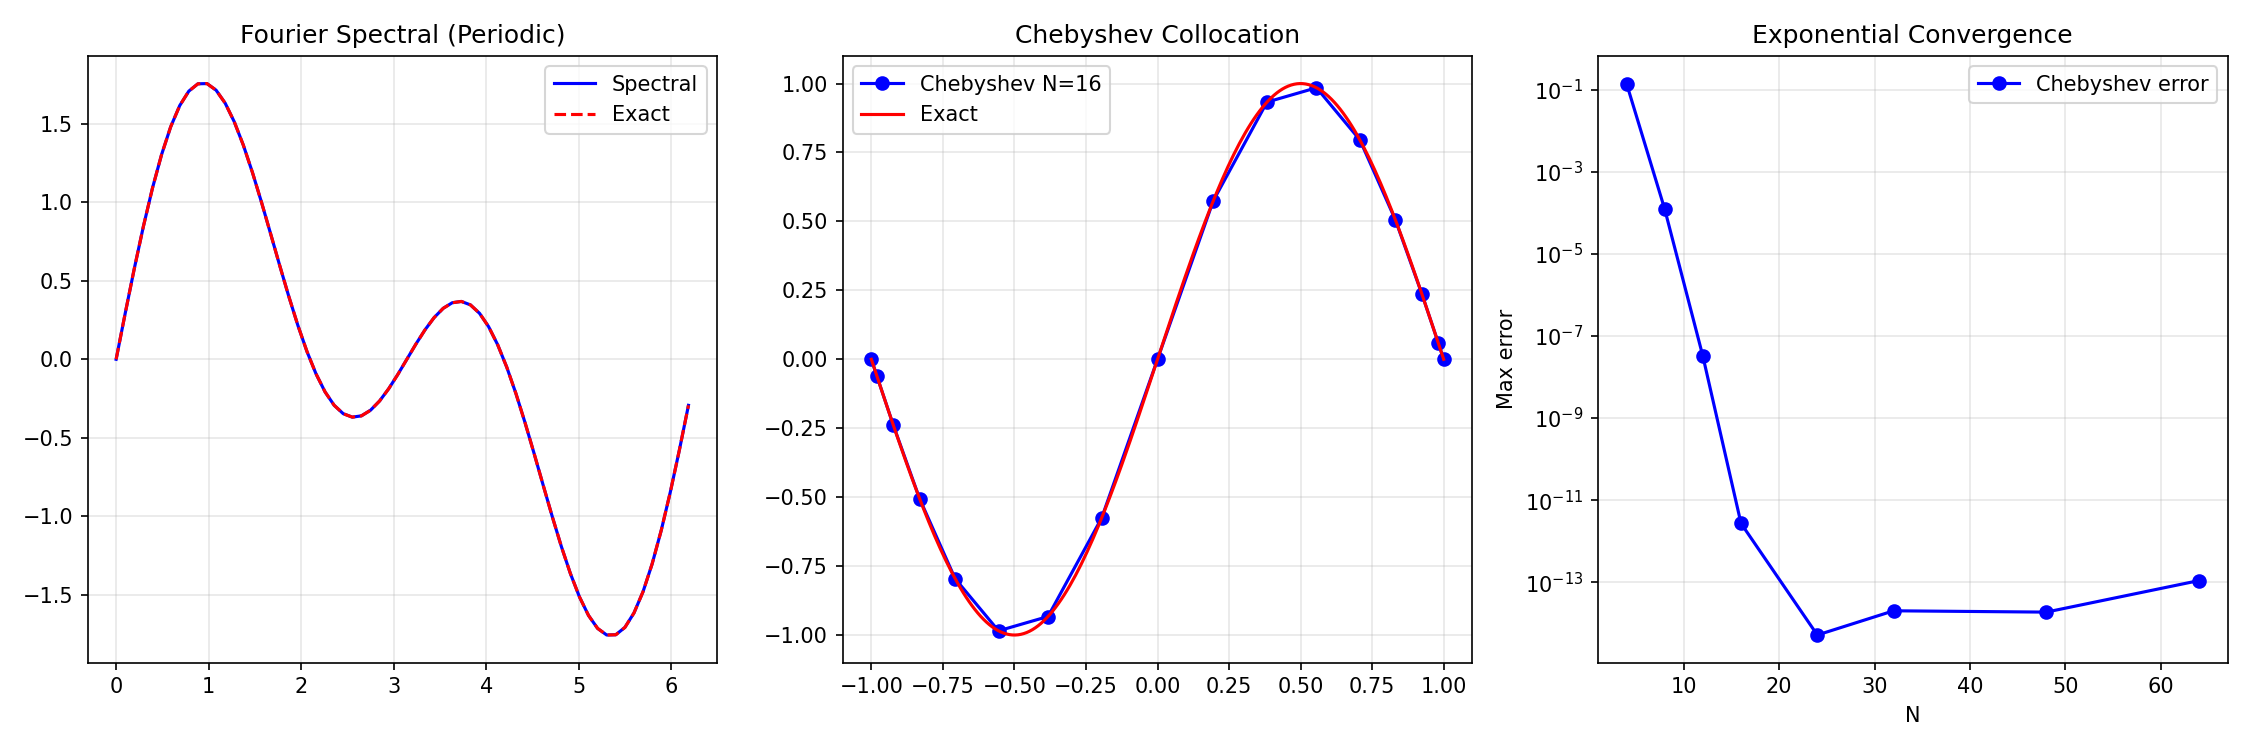

Write the Python code that produced this figure.
"""
Spectral Methods
=================
Approximate PDE solutions using global basis functions (Fourier modes,
Chebyshev polynomials) rather than local finite differences.

Key idea: Represent the solution as a sum of basis functions and determine
the coefficients by requiring the PDE to be satisfied exactly at collocation
points or in a Galerkin sense.

Advantages:
- Exponential convergence for smooth problems (vs. polynomial for FDM/FEM).
- Very efficient with FFT for periodic domains.
- Excellent for turbulence simulations, quantum mechanics.

Types demonstrated:
1. Fourier spectral method (periodic BCs)
2. Chebyshev collocation (non-periodic BCs)
"""

import numpy as np


def fourier_spectral_poisson(f_values, L):
    """
    Solve -u''(x) = f(x) on [0, L] with periodic BCs using Fourier spectral method.
    
    Method:
        1. Take FFT of f → f̂_k
        2. In Fourier space: -(-ik)² û_k = f̂_k  →  û_k = f̂_k / k²
        3. Take inverse FFT to get u
    
    Parameters
    ----------
    f_values : ndarray – f evaluated at uniform grid points
    L : float – domain length
    
    Returns
    -------
    u : ndarray – solution values at grid points
    """
    N = len(f_values)
    # Wavenumbers
    k = np.fft.fftfreq(N, d=L/N) * 2 * np.pi

    # FFT of source term
    f_hat = np.fft.fft(f_values)

    # Solve in Fourier space: û_k = f̂_k / k²
    u_hat = np.zeros(N, dtype=complex)
    for i in range(N):
        if abs(k[i]) > 1e-10:       # Skip k=0 (mean value)
            u_hat[i] = f_hat[i] / k[i]**2

    # Inverse FFT
    u = np.real(np.fft.ifft(u_hat))
    return u


def fourier_spectral_derivative(u, L, order=1):
    """
    Compute the n-th derivative of u using Fourier spectral differentiation.
    
    d^n u / dx^n  ↔  (ik)^n û_k
    
    Spectral accuracy for smooth periodic functions!
    """
    N = len(u)
    k = np.fft.fftfreq(N, d=L/N) * 2 * np.pi
    u_hat = np.fft.fft(u)
    deriv_hat = (1j * k) ** order * u_hat
    return np.real(np.fft.ifft(deriv_hat))


def chebyshev_differentiation_matrix(N):
    """
    Compute the Chebyshev differentiation matrix D on N+1 Chebyshev points.
    
    The Chebyshev points are: x_j = cos(jπ/N), j = 0, 1, ..., N
    These cluster near the boundaries — excellent for non-periodic problems.
    
    Returns
    -------
    D : ndarray, shape (N+1, N+1) – differentiation matrix
    x : ndarray – Chebyshev points
    """
    x = np.cos(np.pi * np.arange(N + 1) / N)
    c = np.ones(N + 1)
    c[0] = 2.0
    c[N] = 2.0
    c *= (-1.0) ** np.arange(N + 1)

    X = np.outer(x, np.ones(N + 1))
    dX = X - X.T
    D = np.outer(c, 1.0 / c) / (dX + np.eye(N + 1))
    D -= np.diag(np.sum(D, axis=1))

    return D, x


def chebyshev_solve_bvp(f_func, N, bc_left=0.0, bc_right=0.0):
    """
    Solve -u''(x) = f(x) on [-1, 1] using Chebyshev collocation.
    
    u(-1) = bc_left, u(1) = bc_right.
    """
    D, x = chebyshev_differentiation_matrix(N)
    D2 = D @ D  # Second derivative matrix

    # The equation at interior points: -D2 @ u = f
    # Apply BCs: u[0] = bc_right (x=1), u[N] = bc_left (x=-1)

    # Modify system for BCs
    A = -D2.copy()
    rhs = f_func(x)

    # First and last rows enforce BCs
    A[0, :] = 0;   A[0, 0] = 1;   rhs[0] = bc_right
    A[N, :] = 0;   A[N, N] = 1;   rhs[N] = bc_left

    u = np.linalg.solve(A, rhs)
    return x, u


# ============================================================
# Demo
# ============================================================
if __name__ == "__main__":
    print("=" * 60)
    print("SPECTRAL METHODS DEMO")
    print("=" * 60)

    # --- Fourier spectral: periodic Poisson ---
    print("\n--- Fourier Spectral: -u'' = f(x), periodic ---")
    L = 2 * np.pi
    N = 64
    x = np.linspace(0, L, N, endpoint=False)
    
    # Source: f(x) = sin(x) + 4sin(2x)
    # Exact: u(x) = sin(x) + sin(2x)
    f_values = np.sin(x) + 4 * np.sin(2 * x)
    u_exact = np.sin(x) + np.sin(2 * x)

    u = fourier_spectral_poisson(f_values, L)
    u -= np.mean(u) - np.mean(u_exact)  # Fix arbitrary constant
    error = np.max(np.abs(u - u_exact))
    print(f"  Max error (N={N}): {error:.2e}")

    # Spectral derivative
    print("\n--- Spectral Derivative ---")
    g = np.sin(3 * x)
    g_prime_exact = 3 * np.cos(3 * x)
    g_prime = fourier_spectral_derivative(g, L, order=1)
    print(f"  d/dx[sin(3x)] error: {np.max(np.abs(g_prime - g_prime_exact)):.2e}")

    # --- Chebyshev: non-periodic BVP ---
    print("\n--- Chebyshev Collocation: -u'' = π²sin(πx) ---")
    f_cheb = lambda x: np.pi**2 * np.sin(np.pi * x)
    u_cheb_exact = lambda x: np.sin(np.pi * x)

    for N in [8, 16, 32, 64]:
        x_c, u_c = chebyshev_solve_bvp(f_cheb, N)
        error = np.max(np.abs(u_c - u_cheb_exact(x_c)))
        print(f"  N = {N:3d}  |  Max error = {error:.4e}")

    # Plot
    try:
        import matplotlib.pyplot as plt
        fig, axes = plt.subplots(1, 3, figsize=(15, 5))

        # Fourier solution
        axes[0].plot(x, u, 'b-', label='Spectral')
        axes[0].plot(x, u_exact, 'r--', label='Exact')
        axes[0].set_title("Fourier Spectral (Periodic)")
        axes[0].legend()
        axes[0].grid(True, alpha=0.3)

        # Chebyshev solution
        x_c, u_c = chebyshev_solve_bvp(f_cheb, 16)
        axes[1].plot(x_c, u_c, 'bo-', label=f'Chebyshev N=16')
        x_fine = np.linspace(-1, 1, 200)
        axes[1].plot(x_fine, u_cheb_exact(x_fine), 'r-', label='Exact')
        axes[1].set_title("Chebyshev Collocation")
        axes[1].legend()
        axes[1].grid(True, alpha=0.3)

        # Convergence comparison
        Ns = [4, 8, 12, 16, 24, 32, 48, 64]
        errors = []
        for N in Ns:
            x_c, u_c = chebyshev_solve_bvp(f_cheb, N)
            errors.append(np.max(np.abs(u_c - u_cheb_exact(x_c))))
        axes[2].semilogy(Ns, errors, 'bo-', label='Chebyshev error')
        axes[2].set_xlabel('N')
        axes[2].set_ylabel('Max error')
        axes[2].set_title('Exponential Convergence')
        axes[2].legend()
        axes[2].grid(True, alpha=0.3)

        plt.tight_layout()
        plt.savefig("spectral_methods.png", dpi=150)
        plt.show()
    except ImportError:
        print("(matplotlib not available)")
